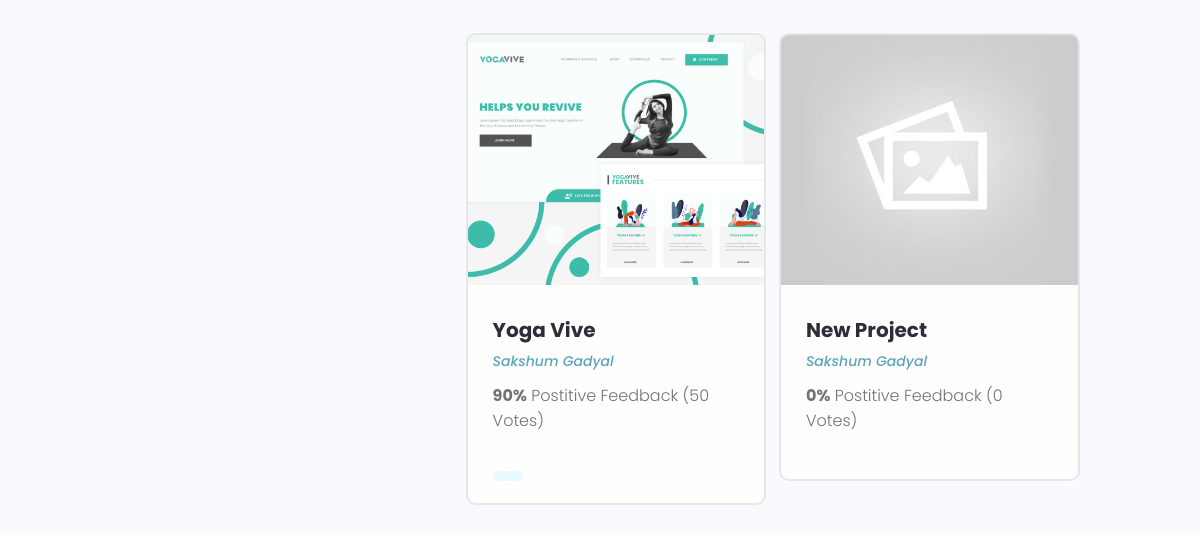
The app's page /profile/91de5f1c-fd69-4b2f-b00d-830ca351947f/ (lower part), older data.
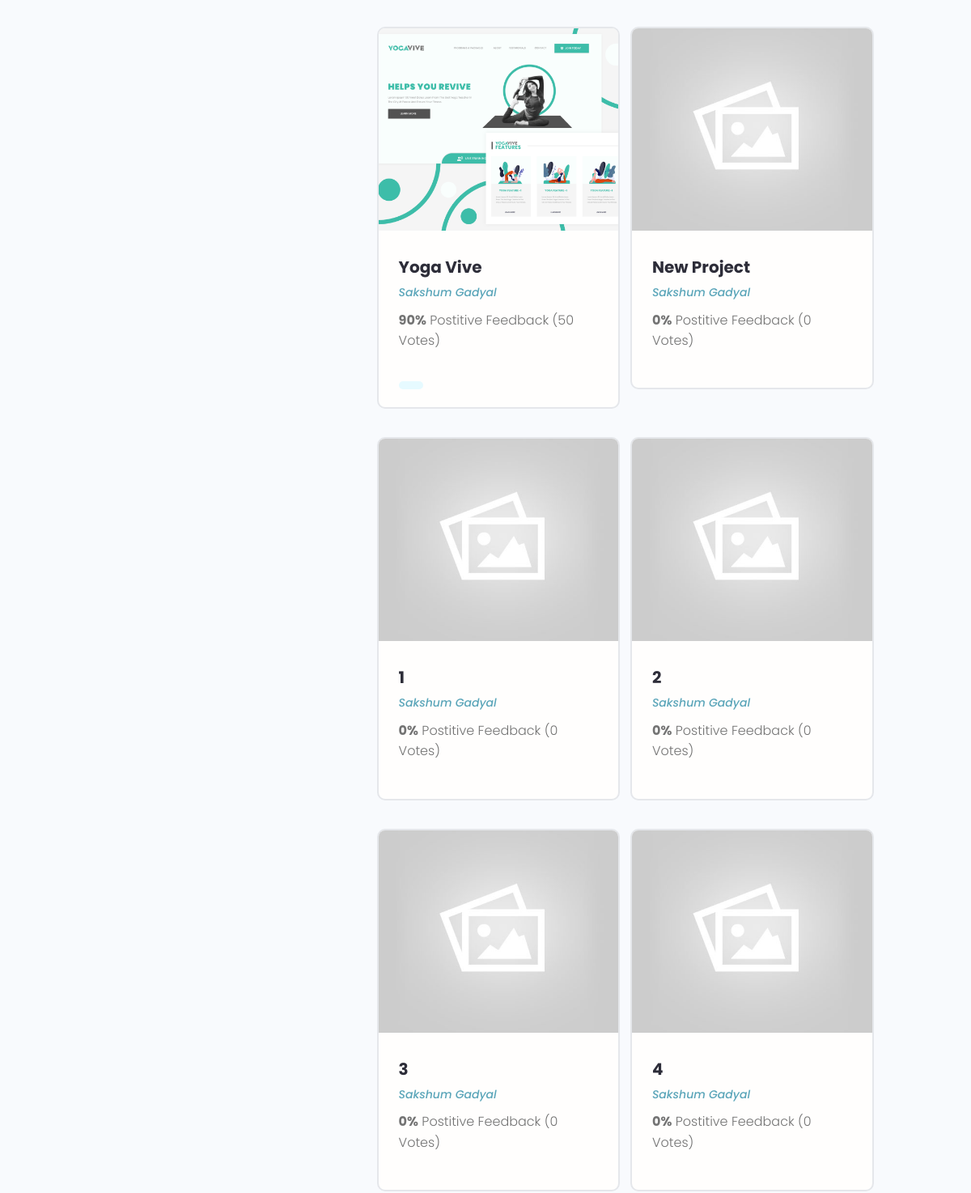
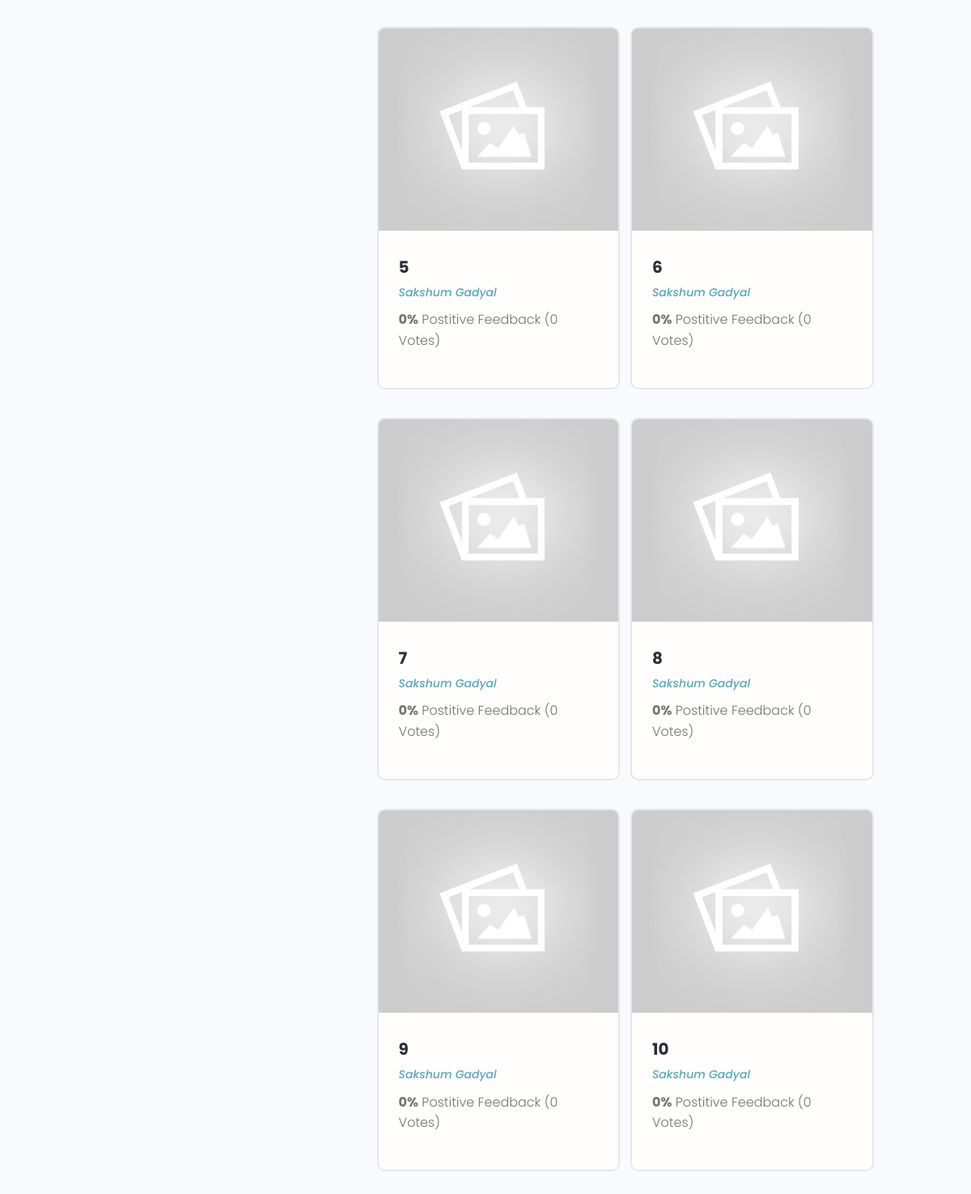
The same page, newer data (2 pictures, top to bottom).
### projects/models.py (models this page shows, shortened)
class Project(models.Model):
    owner = models.ForeignKey(Profile, null=True,
        blank=True, on_delete=models.SET_NULL)
    title = models.CharField(max_length=200)
    description = models.TextField(null=True, blank=True)
    featured_image = models.ImageField(null=True, blank=True,
        default="default.jpg")
    demo_link = models.CharField(max_length=2000, null=True, blank=True)
    source_link = models.CharField(max_length=2000, null=True, blank=True)
    tags = models.ManyToManyField('Tag', blank=True)
    vote_total = models.IntegerField(default=0, null=True, blank=True)
    vote_ratio = models.IntegerField(default=0, null=True, blank=True)
    created = models.DateTimeField(auto_now_add=True)
    id = models.UUIDField(default=uuid.uuid4, unique=True,
                            primary_key=True,editable=False)
    class Meta:
        ordering = ['created']

class Tag(models.Model):
    name = models.CharField(max_length=200)
    created = models.DateTimeField(auto_now_add=True)
    id = models.UUIDField(default=uuid.uuid4, unique=True,
                            primary_key=True,editable=False)

### users/models.py (models this page shows, shortened)
class Profile(models.Model):
    user = models.OneToOneField(User, on_delete=models.CASCADE, null=True,blank=True)
    name = models.CharField(max_length=200, blank=True, null=True)
    email = models.EmailField(max_length=500, blank=True, null=True)
    username = models.CharField(max_length=200, blank=True, null=True)
    location = models.CharField(max_length=200, blank=True, null=True)
    short_intro = models.CharField(max_length=200, blank=True, null=True)
    bio = models.TextField(blank=True, null=True)
    profile_image = models.ImageField(null=True, blank=True,
        upload_to='profiles/',default="profiles/user-default.png")
    social_github = models.CharField(max_length=200, blank=True, null=True)
    social_twitter = models.CharField(max_length=200, blank=True, null=True)
    social_linkedin = models.CharField(max_length=200, blank=True, null=True)
    social_youtube = models.CharField(max_length=200, blank=True, null=True)
    social_website = models.CharField(max_length=200, blank=True, null=True)
    created = models.DateTimeField(auto_now_add=True)
    id = models.UUIDField(default=uuid.uuid4, unique=True,
                            primary_key=True, editable=False)

### users/views.py (the view)
# urls.py: path('profile/<str:pk>/', userProfile, name="user-profile"),
def userProfile(request, pk):
    profile = Profile.objects.get(id=pk)
    topSkills = profile.skill_set.exclude(description__exact="")
    otherSkills = profile.skill_set.filter(description="")
    context = {'profile':profile,
        'topSkills':topSkills, 'otherSkills':otherSkills}
    return render(request, 'users/user-profile.html', context)

### users/templates/users/user-profile.html (shortened to what this page needs)
{% extends 'main.html' %}
{% block content %}
 <main class="profile my-md">
    <div class="container">
      <div class="layout">
        <div class="column column--1of3">
        </div>
        <div class="column column--2of3">
          <div class="devInfo">
            <div class="grid grid--two">
                {% for project in profile.project_set.all%}
              <div class="column">
                <div class="card project">
                  <a href="{% url 'project' project.id %}" class="project">
                    <img class="project__thumbnail" src="{{project.featured_image.url}}" alt="project thumbnail" />
                    <div class="card__body">
                      <h3 class="project__title">{{project.title}}</h3>
                      <p><a class="project__author" href="{% url 'user-profile' project.owner.id %}">{{project.owner.name}}</a></p>
                      <p class="project--rating">
                        <span style="font-weight: bold;">{{project.vote_ratio}}%</span> Postitive
                        Feedback ({{project.vote_total}} Votes)
                      </p>
                      <div class="project__tags">
                        {% for tag in project.tags.all %}
                        <span class="tag tag--pill tag--main">
                        </span>
                        {% endfor %}
                      </div>
                    </div>
                  </a>
                </div>
              </div>
                {% endfor %}
            </div>
          </div>
        </div>
      </div>
    </div>
  </main>
{% endblock content %}

### templates/main.html (shortened to what this page needs)
<!DOCTYPE html>
{% load static %}
<html lang="en">
  <head>
    <link rel="stylesheet" href="https://cdn.iconmonstr.com/1.3.0/css/iconmonstr-iconic-font.min.css" />
    <link rel="stylesheet" href="{% static 'uikit/styles/uikit.css' %}" />
    <link rel="stylesheet" href="{% static 'styles/app.css' %}" />
  </head>
  <body>
    {% block content %}
    {% endblock content %}
  </body>
</html>

### templates/navbar.html (shortened to what this page needs)
{% load static %}

### static/styles/app.css (style rules this page uses)
:root { --color-sub: #2d2d39; }
.card { border: 2px solid var(--color-light); }
img { width: 100%; }
.devInfo { margin-bottom: 3rem; }
.project__author { font-size: 1.4rem; font-style: italic; }
.project--rating { margin-bottom: 1.6em; margin-top: .5em; }
.project__thumbnail { height: 25rem; object-fit: cover; object-position: top center; }
.project__title { font-size: 2rem; font-weight: 700; color: var(--color-sub); }

### static/uikit/styles/modules/_variables.css (style rules this page uses)
:root { --color-main: #5aa5b9; --color-main-light: #e6faff; --color-sub: #3f4156; --color-sub-light: #51546e; --color-sub-lighter: #ededfd; --color-text: #737373; --color-gray: #8b8b8b; --color-light: #e5e7eb; --color-light-gray: #767676; --color-bg: #f8fafd; --color-white: #fffefd; --color-white-light: #f3f3f3; --color-success: #359e64; --color-success-bg: #def8e8; --color-error: #fc4b0b; --color-error-bg: #fff2ee; --font-base: 'Poppins', arial, helvetica, 'Segoe UI', roboto, ubuntu, sans-serif; --font-monospace: 'Fira Code', 'Courier New', courier, monospace; --font-regular: 300; --font-medium: 500; --font-bold: 700; --generic-shadow: 1px 1px 5px #00000010; --generic-transition: all 0.3s ease-in-out; }

### static/uikit/styles/modules/_base.css (style rules this page uses)
* { margin: 0; padding: 0; box-sizing: border-box; text-rendering: optimizeLegibility; color: inherit; font-size: inherit; }
html { font-size: 50%; }
@media only screen and (min-width: 480px) { html { font-size: 56.25%; } }
@media only screen and (min-width: 1200px) { html { font-size: 62.5%; } }
body { line-height: 1.6; font-weight: 400; font-size: 1.5rem; color: var(--color-text); background-color: var(--color-bg); min-height: 100vh; }

### static/uikit/styles/modules/_typography.css (style rules this page uses)
* { font-family: var(--font-base); }
h3 { font-size: 3.2rem; font-weight: var(--font-medium); }
p, span, strong { font-size: 1.6rem; color: var(--color-text); font-weight: var(--font-regular); }
a { padding-bottom: 2px; text-decoration: none; display: inline-block; color: var(--color-main); font-weight: var(--font-medium); }

### static/uikit/styles/modules/_utilities.css (style rules this page uses)
.container { width: 92%; max-width: 165rem; margin: 0 auto; box-sizing: border-box; }
@media screen and (min-width: 1000px) { .container { width: 90%; } }
@media screen and (min-width: 1200px) { .container { width: 80%; } }
.my-md { margin: 3rem auto; }

### static/uikit/styles/modules/_card.css (style rules this page uses)
.card { border-radius: 1rem; background-color: var(--color-white); border: 1.5px solid var(--color-light); width: auto; height: auto; margin-top: 0.5rem; margin-bottom: 0.5rem; overflow: hidden; }
.card__body, .card__header { padding: 2rem 2.5rem; }

### static/uikit/styles/modules/_tag.css (style rules this page uses)
.tag { display: inline-flex; align-items: center; background-color: var(--color-sub); height: -webkit-fit-content; height: -moz-fit-content; height: fit-content; width: -webkit-fit-content; width: -moz-fit-content; width: fit-content; border-radius: 0.5rem; padding: 0.5rem 1.5rem; font-size: 1.2rem; cursor: pointer; }
.tag--pill { border-radius: 5rem; }
.tag--main, .tag--main > small { background: var(--color-main-light); color: var(--color-main); font-weight: 500; }

### static/uikit/styles/modules/_grid.css (style rules this page uses)
.grid { display: flex; flex-wrap: wrap; justify-content: flex-start; align-items: stretch; }
.grid > .column { min-width: 28rem; margin-bottom: 2.5rem; }
.grid--two > .column { flex-basis: 100%; }
@media screen and (min-width: 800px) { .grid--two { margin-right: -2%; } }
@media screen and (min-width: 800px) { .grid--two > .column { margin-right: 2%; } }
@media screen and (min-width: 800px) { .grid--two > .column { flex-basis: 48%; } }

### static/uikit/styles/modules/_layout.css (style rules this page uses)
.layout { display: flex; flex-flow: row wrap; justify-content: space-between; }
.layout > .column { margin-bottom: 3rem; }
.layout > .column.column--1of3 { flex-basis: 30%; }
.layout > .column.column--2of3 { flex-basis: 64%; }

Row changes from the older to the newer data that the page shows:
added Project: featured_image (placeholder picture), title "1", owner.name "Sakshum Gadyal", vote_ratio "0", vote_total "0"
added Project: featured_image (placeholder picture), title "2", owner.name "Sakshum Gadyal", vote_ratio "0", vote_total "0"
added Project: featured_image (placeholder picture), title "3", owner.name "Sakshum Gadyal", vote_ratio "0", vote_total "0"
added Project: featured_image (placeholder picture), title "4", owner.name "Sakshum Gadyal", vote_ratio "0", vote_total "0"
added Project: featured_image (placeholder picture), title "5", owner.name "Sakshum Gadyal", vote_ratio "0", vote_total "0"
added Project: featured_image (placeholder picture), title "6", owner.name "Sakshum Gadyal", vote_ratio "0", vote_total "0"
added Project: featured_image (placeholder picture), title "7", owner.name "Sakshum Gadyal", vote_ratio "0", vote_total "0"
added Project: featured_image (placeholder picture), title "8", owner.name "Sakshum Gadyal", vote_ratio "0", vote_total "0"
added Project: featured_image (placeholder picture), title "9", owner.name "Sakshum Gadyal", vote_ratio "0", vote_total "0"
added Project: featured_image (placeholder picture), title "10", owner.name "Sakshum Gadyal", vote_ratio "0", vote_total "0"
